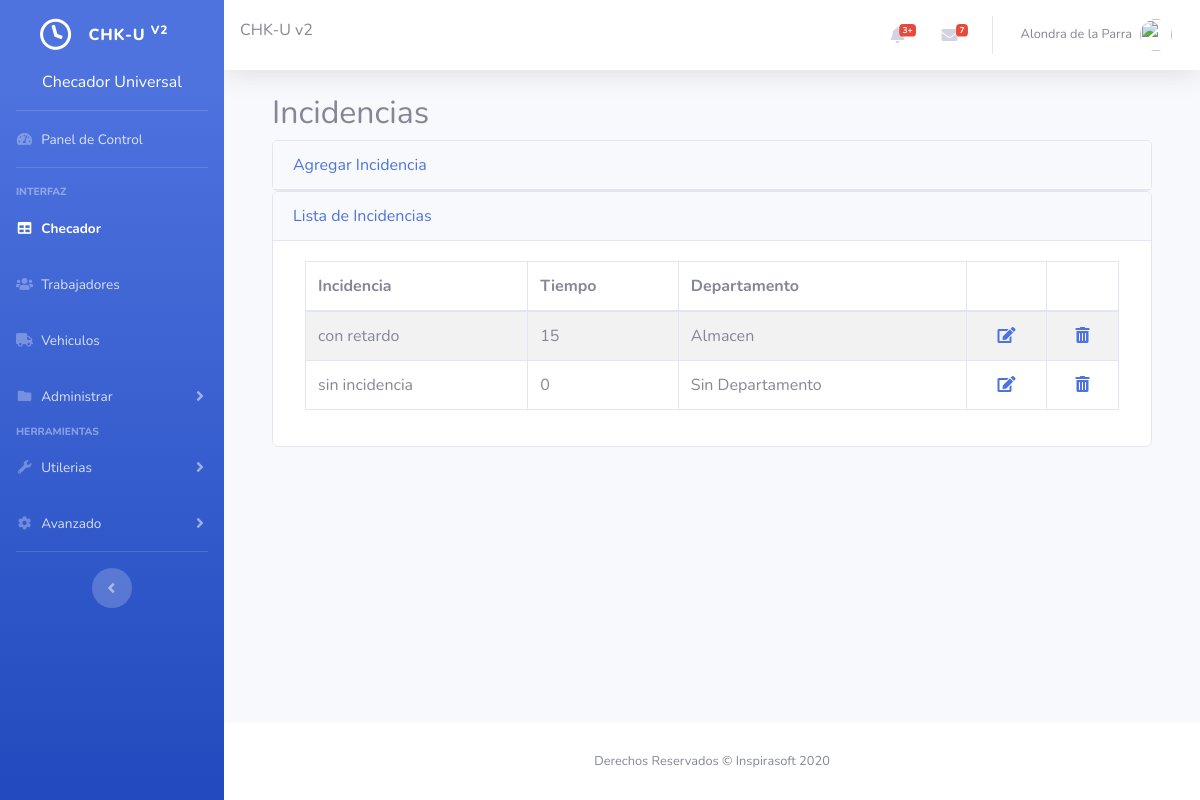
The app's page /incidencias.php with its own data.
### tables this page shows
CREATE TABLE `tipo_incidencias` (
  `id_incidencia` int(11) NOT NULL,
  `nombre` varchar(45) NOT NULL,
  `tiempo` int(11) NOT NULL,
  `descuento` double NOT NULL,
  `id_departamento` int(11) DEFAULT NULL
);

CREATE TABLE `departamentos` (
  `id` int(11) NOT NULL,
  `departamento` varchar(60) NOT NULL
);

### incidencias.php (the view, shortened to what this page needs)
<?php
include 'header.html';
include 'sidebar.php';
$sql_tipo_incidencias = "SELECT * FROM tipo_incidencias";
$consulta_tipo_incidencias = mysqli_query($conexion, $sql_tipo_incidencias);
?>
<div id="content">
    <?php include 'topbar.php'; ?>
    <div class="row alta_row">
        <div class="container-fluid">
            <div class="container">
                <h2>Incidencias</h2>
                <div id="accordion">
                    <div class="card">
                        <div class="card-header">
                            <a class="card-link" data-toggle="collapse" href="#Agregar_Incidencia">
                                Agregar Incidencia
                            </a>
                        </div>
                                                <?php
                                                $sql_departamentos = mysqli_query($conexion, "SELECT * FROM departamentos ORDER BY departamento ASC");
                                                while ($row_departamentos = mysqli_fetch_array($sql_departamentos, MYSQLI_ASSOC)) {
                                                    $id_departamento = $row_departamentos['id'];
                                                    $nombre_departamento = $row_departamentos['departamento'];
                                                }
                                                ?>
                    </div>
                </div>
                <div class="card">
                    <div class="card-header">
                        <a class="card-link" data-toggle="collapse" href="#lista_incidencias">
                            Lista de Incidencias
                        </a>
                    </div>
                    <div id="lista_incidencias" class="collapse show" data-parent="#accordion">
                        <div class="card-body">
                            <div class="container">
                                <div class="row">
                                    <div class="table-responsive">
                                        <table class="table table-striped table-bordered" style="width:100%" data-pagecount="1">
                                            <thead>
                                                <tr>
                                                    <th>Incidencia</th>
                                                    <th>Tiempo</th>
                                                    <th>Departamento</th>
                                                    <th></th>
                                                    <th></th>
                                                </tr>
                                            </thead>
                                            <tbody>
                                                <?php
                                                while ($row_tipo_incidencias = mysqli_fetch_array($consulta_tipo_incidencias, MYSQLI_ASSOC)) {
                                                    $id_incidencia = $row_tipo_incidencias['id_incidencia'];
                                                    $nombre_incidencia = $row_tipo_incidencias['nombre'];
                                                    $tiempo_incidencia = $row_tipo_incidencias['tiempo'];
                                                    $descuento_incidencia = $row_tipo_incidencias['descuento'];
                                                    $id_departamento_incidencia = $row_tipo_incidencias['id_departamento'];
                                                    $consulta_departamento = mysqli_query($conexion, "SELECT * FROM departamentos WHERE id=$id_departamento_incidencia");
                                                    $row_departamento = mysqli_fetch_assoc($consulta_departamento);
                                                    if (!empty($row_departamento)) {
                                                        $id_departamento = $row_departamento['id'];
                                                        $nombre_departamento = $row_departamento['departamento'];
                                                    } else {
                                                        $id_departamento = 0;
                                                        $nombre_departamento = "Sin Departamento";
                                                    }
                                                ?>
                                                    <tr>
                                                        <td><?php echo $nombre_incidencia; ?></td>
                                                        <td><?php echo $tiempo_incidencia; ?></td>
                                                        <td><?php echo $nombre_departamento; ?></td>
                                                        <td style='text-align:center'>
                                                            <?php
                                                            echo "
                                                                <a data-toggle='modal' href='#modificar_incidencia'
                                                                    onclick='editar(&quot;$id_incidencia&quot;,
                                                                                    &quot;$nombre_incidencia&quot;,
                                                                                    &quot;$tiempo_incidencia&quot;,
                                                                                    &quot;$descuento_incidencia&quot;,
                                                                                    &quot;$id_departamento&quot;);'>
                                                                    <i class='fas fa-edit'></i>
                                                                </a>
                                                            ";
                                                            ?>
                                                        </td>
                                                        <td style='text-align:center'>
                                                            <?php
                                                            echo "
                                                                <a data-toggle='modal' href='#eliminar_incidencia'
                                                                    onclick='eliminar(&quot;$id_incidencia&quot;,
                                                                                      &quot;$nombre_incidencia&quot;);'>
                                                                        <i class='fas fa-trash-alt'></i>
                                                                </a>
                                                            ";
                                                            ?>
                                                        </td>
                                                    </tr>
                                                <?php } ?>
                                            </tbody>
                                        </table>
                                    </div>
                                </div>
                            </div>
                        </div>
                    </div>
                </div>
            </div>
        </div>
    </div>
</div>
<?php include 'footer.php'; ?>

### records on screen
tipo_incidencias: nombre "con retardo", tiempo "15", id_departamento.departamento "Almacen"
tipo_incidencias: nombre "sin incidencia", tiempo "0", nombre_departamento "Sin Departamento"
